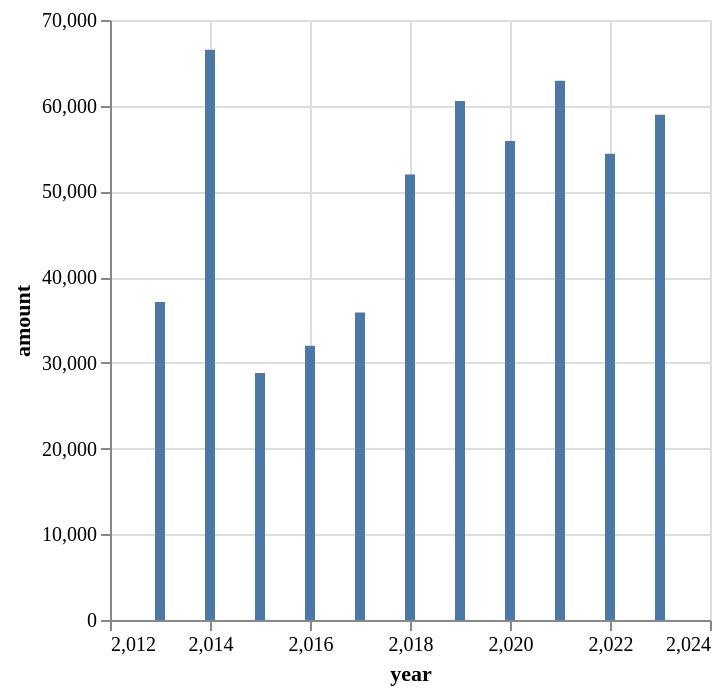

The cell this chart's notebook holds for it:
### Code cell
alt.Chart(gtr_ts_df).mark_bar().encode(
    x='year',
    y='amount'
)

### Figure 1 — Vega-Lite specification as saved in the notebook (floating-point values rounded to 4 significant figures)
{"config": {"title": {"font": "Averta", "anchor": "start"}, "subtitle": {"font": "Averta"}, "axis": {"labelFont": "Averta", "titleFont": "Averta"}, "header": {"labelFont": "Averta", "titleFont": "Averta"}, "legend": {"labelFont": "Averta", "titleFont": "Averta"}, "range": {"category": ["#0000FF", "#FDB633", "#18A48C", "#9A1BBE", "#EB003B", "#FF6E47", "#646363", "#0F294A", "#97D9E3", "#A59BEE", "#F6A4B7", "#D2C9C0", "#FFFFFF", "#000000"], "ordinal": {"scheme": ["#0000FF", "#FDB633", "#18A48C", "#9A1BBE", "#EB003B", "#FF6E47", "#646363", "#0F294A", "#97D9E3", "#A59BEE", "#F6A4B7", "#D2C9C0", "#FFFFFF", "#000000"]}}}, "data": {"name": "data-ec8cb661b678685aeca920b0c7503156"}, "mark": "bar", "encoding": {"x": {"field": "year", "type": "quantitative"}, "y": {"field": "amount", "type": "quantitative"}}, "$schema": "https://vega.github.io/schema/vega-lite/v4.17.0.json", "datasets": {"data-ec8cb661b678685aeca920b0c7503156": [{"year": 2013, "counts": 53, "amount": 37100.0}, {"year": 2014, "counts": 64, "amount": 66540.0}, {"year": 2015, "counts": 83, "amount": 28810.0}, {"year": 2016, "counts": 74, "amount": 31990.0}, {"year": 2017, "counts": 124, "amount": 35870.0}, {"year": 2018, "counts": 125, "amount": 51960.0}, {"year": 2019, "counts": 115, "amount": 60560.0}, {"year": 2020, "counts": 152, "amount": 55890.0}, {"year": 2021, "counts": 114, "amount": 62900.0}, {"year": 2022, "counts": 100, "amount": 54390.0}, {"year": 2023, "counts": 82, "amount": 58930.0}]}}
